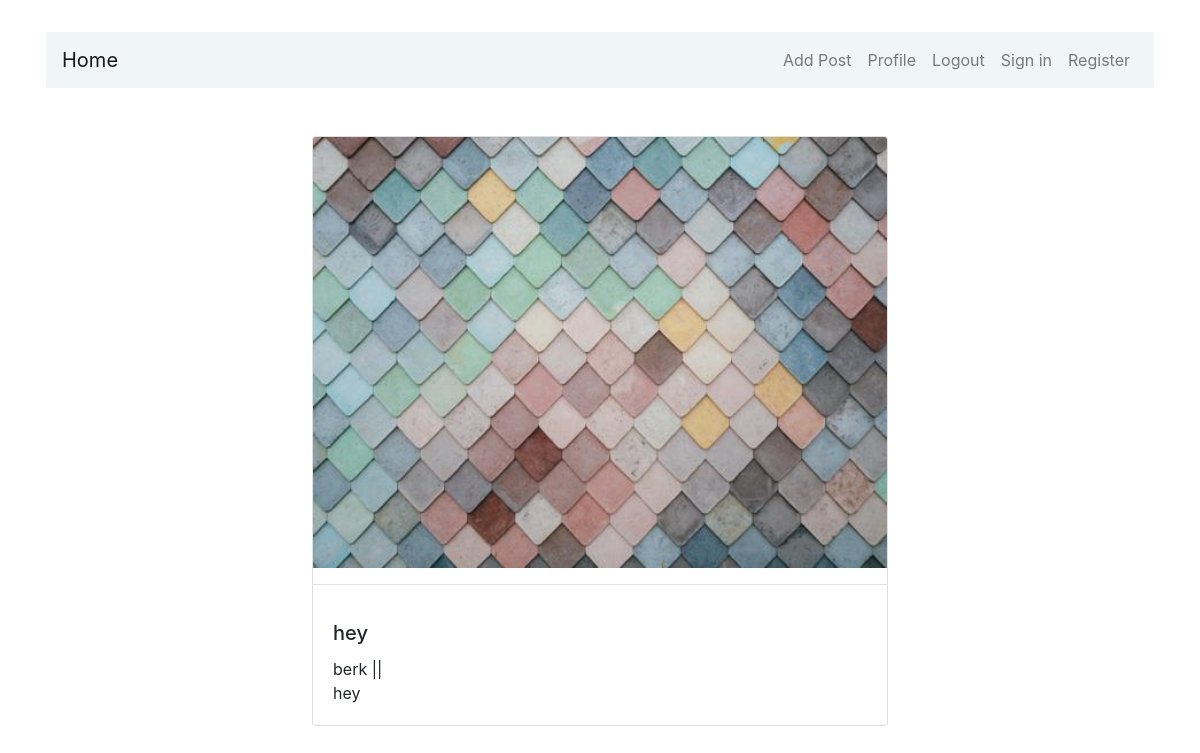
Screenshot of /post_detail/13 with the database file from the repository.
### posts/models.py (models this page shows, shortened)
class Post(models.Model):
    post = models.AutoField(primary_key=True)
    user = models.ForeignKey(User, on_delete=models.CASCADE)
    status = models.CharField(max_length=255, blank=True)
    title = models.CharField(max_length=255, blank=True)
    content = models.TextField(blank=True)
    image = models.ImageField(upload_to='post_images', blank=True)
    publish_date = models.DateTimeField(auto_now_add=True)
    last_update_date = models.DateTimeField(auto_now=True, auto_now_add=False)

### posts/views.py (the view)
# urls.py: path('post_detail/<int:pk>', PostDetailView.as_view(), name = 'post_detail'),
class PostDetailView(DetailView):
    model = Post
    template_name = 'posts/post_detail.html'

### posts/templates/posts/post_detail.html (shortened to what this page needs)
{% extends "posts/base.html" %}
{% block content %}
<div style="display: flex;
               justify-content:center;
               align-items:center;
               margin-top: 3rem;
               flex-direction:column;
               ">
<div class="card" style="width: 36rem;">
    {% if post.image %}
    <img class="card-img-top" src="{{ post.image.url }}"  alt="Post image">
    {% endif %}
    <hr>
    <div class="card-body">
      <h5 class="card-title">{{post.title}}</h5>
      <p class="card-text">{{post.user.username}} || {{post.timestamp}} <br>{{post.description}}
        {{post.content}}
    </p>
    </div>
  </div>
</div>
{% endblock content %}

### posts/templates/posts/base.html (style rules this page uses)
* { margin: 0; padding: 0; }

### rows the page displays
Post: image (picture), title "hey", user.username "berk", content "hey"
